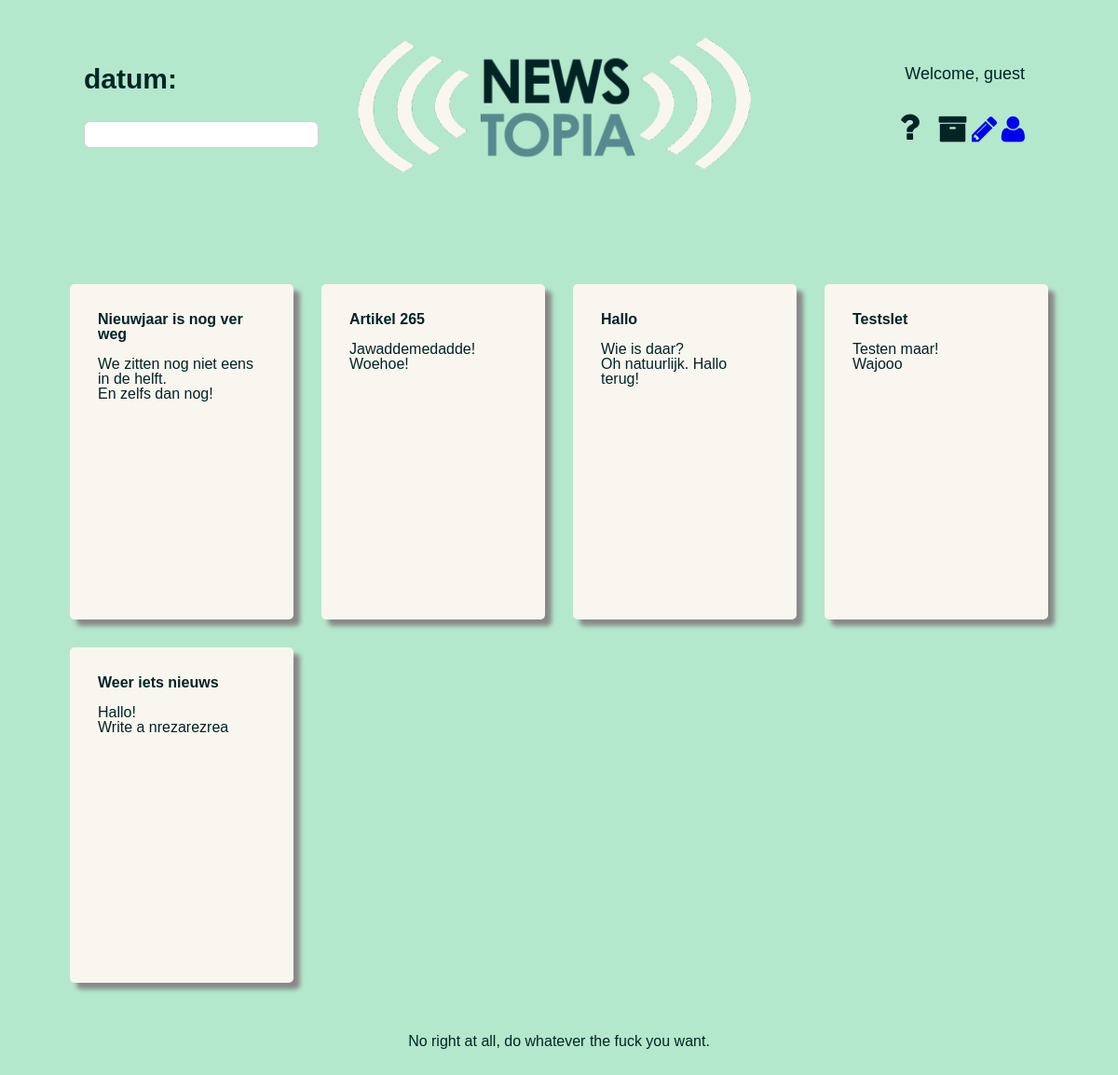
The app's page /articles/ with its own data.
### articles/models.py (models this page shows, shortened)
class Article(models.Model):
    def was_published_recently(self):
        return self.pub_date >= timezone.now() - datetime.timedelta(days=1)
    was_published_recently.admin_order_field = 'pub_date'
    was_published_recently.boolean = True
    was_published_recently.short_description = 'Published recently?'
    title = models.CharField(max_length=200)
    pub_date = models.DateTimeField('date published')
    version = models.IntegerField(default=1)

class Paragraph(models.Model):
    article = models.ForeignKey(Article)
    text = models.CharField(max_length=9999)
    rating = models.IntegerField(default=0)

### articles/views.py (the view)
def index(request):
    articles = Article.objects.all().order_by('-pub_date')
    artpars = []
    class Artpar:
        article = Article()
        paragraphs = []
    for article in articles:
        artpar = Artpar()
        artpar.article = article
        artpar.paragraphs = Paragraph.objects.filter(article=article.pk).order_by('-rating')[0:2]
        artpars.append(artpar)
    return render_to_response('articles/index.html', {'artpars': artpars}, context_instance=RequestContext(request))

### articles/templates/articles/index.html (shortened to what this page needs)
<!DOCTYPE html PUBLIC "-//W3C//DTD XHTML 1.0 Transitional//EN" "http://www.w3.org/TR/xhtml1/DTD/xhtml1-transitional.dtd">
<html xmlns="http://www.w3.org/1999/xhtml">
<head>
    <link rel="stylesheet" href="{{STATIC_URL}}css/font-awesome.min.css">
    <link rel="stylesheet" type="text/css" href="{{STATIC_URL}}css/main.css">
</head>
<body>
    <container>
        <header>
            <div id="navLeft">
                <div id="date">datum:</div>
                <form id="search">
                    <input type="text" placeholder="" name="firstname">
                </form>
            </div>
            <img id="logo" alt="logo" src="{{STATIC_URL}}img/logo.png" />
            <div id="navRight">
                {% if user.is_authenticated %}
                <div id="welcome">Welcome, {{user.email}}</div>
                {% else %}
                <div id="welcome">Welcome, guest</div>
                {% endif %}
                <div id="menu">
                    <i id="about" class="fa fa-question fa-2x"></i>
                    <i class="fa fa-archive fa-2x"></i>
                    <a href="{% url 'articles:create' %}"><i class="fa fa-pencil fa-2x"></i></a>
                    <a href="{% url 'account:profile' %}"><i class="fa fa-user fa-2x"></i></a>
                </div>
            </div>
        </header>
        <div id="tags">
        </div>
        <div id="articleContainer">
        {% for var in artpars %}
            <div class="articleSmall">
                <h3>{{ var.article.title }}</h3>
                <br>
                {% for paragraph in var.paragraphs %}
                <p>{{ paragraph.text }}</p>
                {% endfor %}
            </div>
        {% endfor %}
        </div>
        <div id="disclaimer">
            No right at all, do whatever the fuck you want.
        </div>
    </container>
</body>
</html>

### static/css/main.css (style rules this page uses)
html, body, div, span, object, iframe, h1, h2, h3, h4, h5, h6, p, blockquote, pre, abbr, address, cite, code, del, dfn, em, img, ins, kbd, q, samp, small, strong, sub, sup, var, b, i, dl, dt, dd, ol, ul, li, fieldset, form, label, legend, table, caption, tbody, tfoot, thead, tr, th, td, article, aside, canvas, details, figcaption, figure, footer, header, hgroup, menu, nav, section, summary, time, mark, audio, video { margin: 0; padding: 0; border: 0; outline: 0; font-size: 100%; vertical-align: baseline; background: transparent; }
body { line-height: 1; }
article, aside, details, figcaption, figure, footer, header, hgroup, menu, nav, section { display: block; }
a { margin: 0; padding: 0; font-size: 100%; vertical-align: baseline; background: transparent; }
input, select { vertical-align: middle; }
body { background-color: #b4e8cc; color: #002424; font-family: "Century Gothic", CenturyGothic, AppleGothic, sans-serif; }
container { width: 1080px; display: block; margin: 0 auto; }
header { position: relative; height: 200px; margin-top: 40px; }
#navLeft { position: relative; float: left; width: 324px; }
#logo { position: relative; float: left; width: 422px; }
#navRight { text-align: right; position: relative; float: left; width: 324px; }
#date { display: block; margin: 30px; font-size: 30px; font-weight: 800; }
#search { display: block; margin: 30px; }
#search input[type="text"] { background: url(<i class="fa fa-camera-retro fa-lg"></i>) no-repeat 10px 6px #fcfcfc; border: 1px solid #d1d1d1; width: 200px; padding: 6px 15px 6px 35px; -webkit-border-radius: 7px; -moz-border-radius: 7px; border-radius: 7px; -webkit-transition: all 0.7s ease 0s; -moz-transition: all 0.7s ease 0s; -o-transition: all 0.7s ease 0s; transition: all 0.7s ease 0s; }
#welcome { display: block; margin: 30px; font-size: 18px; }
#menu { display: block; margin: 30px; }
#menu > i { margin-left: 15px; }
#about { zoom: 120%; }
#tags { height: 50px; }
.articleSmall, .articleBig { float: left; background-color: #f9f6ef; margin: 15px; padding: 30px; border-radius: 5px; box-shadow: 7px 7px 5px #888888; }
.articleSmall { width: 180px; height: 300px; }
#disclaimer { float: left; display: block; width: 1000px; padding: 40px; text-align: center; }

### records on screen
Article: article "Nieuwjaar is nog ver weg"
Paragraph: text "We zitten nog niet eens in de helft."
Paragraph: text "En zelfs dan nog!"
Article: article "Artikel 265"
Paragraph: text "Jawaddemedadde!"
Paragraph: text "Woehoe!"
Article: article "Hallo"
Paragraph: text "Wie is daar?"
Paragraph: text "Oh natuurlijk. Hallo terug!"
Article: article "Testslet"
Paragraph: text "Testen maar!"
Paragraph: text "Wajooo"
Article: article "Weer iets nieuws"
Paragraph: text "Hallo!"
Paragraph: text "Write a nrezarezrea"
